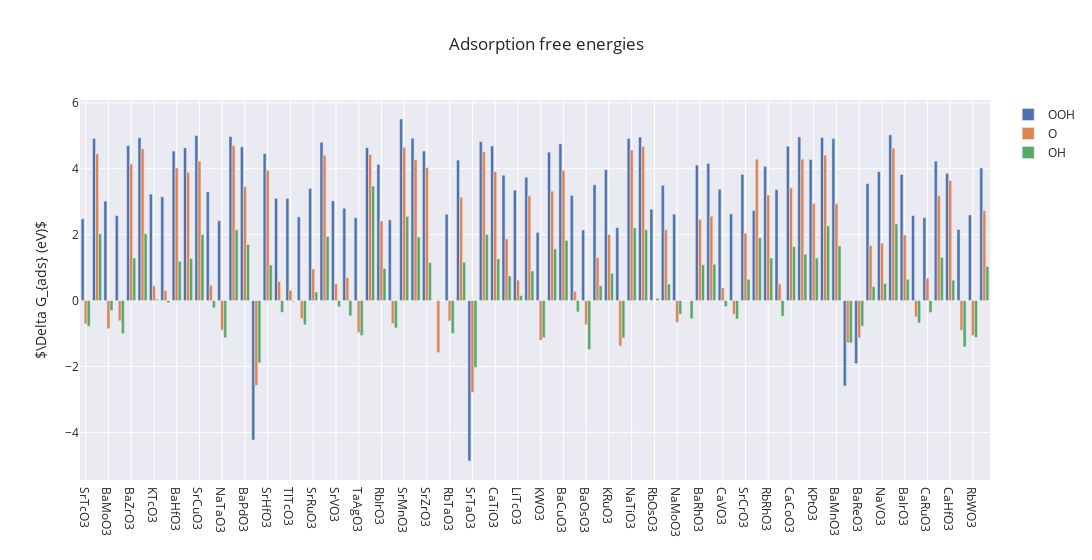

The notebook cell this image was saved under:
### Markdown cell above
<div>
    <a href="https://plotly.com/~gwanyeong/54/?share_key=s9S1IJ2kvrVMvchIT8LMFh" target="_blank" title="Plot 54" style="display: block; text-align: center;"><img src="https://plotly.com/~gwanyeong/54.png?share_key=s9S1IJ2kvrVMvchIT8LMFh" alt="Plot 54" style="max-width: 100%;width: 2000px;"  width="2000" onerror="this.onerror=null;this.src='https://plotly.com/404.png';" /></a>
    <script data-plotly="gwanyeong:54" sharekey-plotly="s9S1IJ2kvrVMvchIT8LMFh" src="https://plotly.com/embed.js" async></script>
</div>

### Code cell
# 막대 그래프 그리기
trace1 = go.Bar(x = df['formula'], y = df['DG_OOH'], name = 'OOH')
trace2 = go.Bar(x = df['formula'], y = df['DG_O'], name = 'O')
trace3 = go.Bar(x = df['formula'], y = df['DG_OH'], name = 'OH')

data = [trace1, trace2, trace3]
layout = go.Layout(title = 'Adsorption free energies',template = 'seaborn', width = 2000, yaxis = {'title':'$\Delta G_{ads} (eV)$'})

fig = go.Figure(data = data, layout = layout)
fig.show()

### Figure 1 — Plotly figure (JSON) as saved in the notebook; plotly's stock layout.template omitted (floating-point values rounded to 4 significant figures)
{"data": [{"name": "OOH", "type": "bar", "x": ["SrTcO3", "BaFeO3", "BaMoO3", "KTaO3", "BaZrO3", "SrFeO3", "KTcO3", "NaTcO3", "BaHfO3", "SrTiO3", "SrCuO3", "KNbO3", "NaTaO3", "BaScO3", "BaPdO3", "BaTaO3", "SrHfO3", "NaOsO3", "TlTcO3", "KReO3", "SrRuO3", "KHfO3", "SrVO3", "KOsO3", "TaAgO3", "SrNiO3", "RbIrO3", "NaReO3", "SrMnO3", "CaFeO3", "SrZrO3", "NaWO3", "RbTaO3", "SrCoO3", "SrTaO3", "KZrO3", "CaTiO3", "NaRuO3", "LiTcO3", "SrPdO3", "KWO3", "KRhO3", "BaCuO3", "RbNbO3", "BaOsO3", "BaRuO3", "KRuO3", "SrMoO3", "NaTiO3", "SrScO3", "RbOsO3", "SrRhO3", "NaMoO3", "SrOsO3", "BaRhO3", "BaPtO3", "CaVO3", "KMoO3", "SrCrO3", "SrAgO3", "RbRhO3", "BaVO3", "CaCoO3", "CaMnO3", "KPtO3", "BaNiO3", "BaMnO3", "SrReO3", "BaReO3", "SrIrO3", "NaVO3", "NaFeO3", "BaIrO3", "RbReO3", "CaRuO3", "RbPdO3", "CaHfO3", "TlWO3", "RbWO3", "RbPtO3"], "y": [2.481, 4.917, 3.019, 2.575, 4.706, 4.94, 3.231, 3.149, 4.537, 4.632, 5.007, 3.298, 2.423, 4.977, 4.665, -4.233, 4.46, 3.103, 3.1, 2.539, 3.406, 4.806, 3.026, 2.802, 2.512, 4.641, 4.135, 2.449, 5.509, 4.926, 4.537, "NaN", 2.619, 4.261, -4.866, 4.825, 4.692, 3.804, 3.351, 3.741, 2.067, 4.504, 4.755, 3.187, 2.141, 3.513, 3.972, 2.216, 4.918, 4.963, 2.772, 3.496, 2.624, "NaN", 4.115, 4.159, 3.376, 2.632, 3.829, 2.733, 4.069, 3.366, 4.683, 4.967, 4.28, 4.943, 4.914, -2.589, -1.913, 3.546, 3.911, 5.028, 3.828, 2.581, 2.514, 4.231, 3.86, 2.157, 2.599, 4.02]}, {"name": "O", "type": "bar", "x": ["SrTcO3", "BaFeO3", "BaMoO3", "KTaO3", "BaZrO3", "SrFeO3", "KTcO3", "NaTcO3", "BaHfO3", "SrTiO3", "SrCuO3", "KNbO3", "NaTaO3", "BaScO3", "BaPdO3", "BaTaO3", "SrHfO3", "NaOsO3", "TlTcO3", "KReO3", "SrRuO3", "KHfO3", "SrVO3", "KOsO3", "TaAgO3", "SrNiO3", "RbIrO3", "NaReO3", "SrMnO3", "CaFeO3", "SrZrO3", "NaWO3", "RbTaO3", "SrCoO3", "SrTaO3", "KZrO3", "CaTiO3", "NaRuO3", "LiTcO3", "SrPdO3", "KWO3", "KRhO3", "BaCuO3", "RbNbO3", "BaOsO3", "BaRuO3", "KRuO3", "SrMoO3", "NaTiO3", "SrScO3", "RbOsO3", "SrRhO3", "NaMoO3", "SrOsO3", "BaRhO3", "BaPtO3", "CaVO3", "KMoO3", "SrCrO3", "SrAgO3", "RbRhO3", "BaVO3", "CaCoO3", "CaMnO3", "KPtO3", "BaNiO3", "BaMnO3", "SrReO3", "BaReO3", "SrIrO3", "NaVO3", "NaFeO3", "BaIrO3", "RbReO3", "CaRuO3", "RbPdO3", "CaHfO3", "TlWO3", "RbWO3", "RbPtO3"], "y": [-0.707, 4.452, -0.853, -0.614, 4.143, 4.606, 0.446, 0.301, 4.023, 3.889, 4.23, 0.465, -0.899, 4.7, 3.455, -2.572, 3.952, 0.577, 0.313, -0.544, 0.96, 4.407, 0.516, 0.699, -0.969, 4.437, 2.415, -0.697, 4.648, 4.277, 4.034, -1.577, -0.617, 3.136, -2.783, 4.516, 3.911, 1.871, 0.621, 3.176, -1.2, 3.321, 3.95, 0.282, -0.728, 1.303, 2.006, -1.375, 4.568, 4.677, "NaN", 2.151, -0.665, "NaN", 2.461, 2.56, 0.389, -0.412, 2.046, 4.29, 3.2, 0.504, 3.425, 4.289, 2.948, 4.41, 2.943, -1.278, -1.129, 1.673, 1.743, 4.625, 1.989, -0.492, 0.68, 3.183, 3.642, -0.904, -1.056, 2.727]}, {"name": "OH", "type": "bar", "x": ["SrTcO3", "BaFeO3", "BaMoO3", "KTaO3", "BaZrO3", "SrFeO3", "KTcO3", "NaTcO3", "BaHfO3", "SrTiO3", "SrCuO3", "KNbO3", "NaTaO3", "BaScO3", "BaPdO3", "BaTaO3", "SrHfO3", "NaOsO3", "TlTcO3", "KReO3", "SrRuO3", "KHfO3", "SrVO3", "KOsO3", "TaAgO3", "SrNiO3", "RbIrO3", "NaReO3", "SrMnO3", "CaFeO3", "SrZrO3", "NaWO3", "RbTaO3", "SrCoO3", "SrTaO3", "KZrO3", "CaTiO3", "NaRuO3", "LiTcO3", "SrPdO3", "KWO3", "KRhO3", "BaCuO3", "RbNbO3", "BaOsO3", "BaRuO3", "KRuO3", "SrMoO3", "NaTiO3", "SrScO3", "RbOsO3", "SrRhO3", "NaMoO3", "SrOsO3", "BaRhO3", "BaPtO3", "CaVO3", "KMoO3", "SrCrO3", "SrAgO3", "RbRhO3", "BaVO3", "CaCoO3", "CaMnO3", "KPtO3", "BaNiO3", "BaMnO3", "SrReO3", "BaReO3", "SrIrO3", "NaVO3", "NaFeO3", "BaIrO3", "RbReO3", "CaRuO3", "RbPdO3", "CaHfO3", "TlWO3", "RbWO3", "RbPtO3"], "y": [-0.782, 2.024, -0.302, -1.001, 1.29, 2.026, 0.04, -0.067, 1.191, 1.276, 2.007, -0.217, -1.129, 2.147, 1.7, -1.886, 1.081, -0.354, -0.031, -0.733, 0.26, 1.946, -0.191, -0.464, -1.056, 3.474, 0.976, -0.831, 2.548, 1.927, 1.151, "NaN", -0.997, 1.163, -2.023, 2.007, 1.263, 0.746, 0.152, 0.899, -1.124, 1.568, 1.821, -0.344, -1.484, 0.446, 0.83, -1.13, 2.205, 2.146, 0.07, 0.499, -0.415, -0.547, 1.086, 1.101, -0.181, -0.558, 0.646, 1.903, 1.29, -0.474, 1.636, 1.408, 1.292, 2.267, 1.655, -1.281, -0.775, 0.424, 0.52, 2.325, 0.646, -0.678, -0.363, 1.313, 0.619, -1.407, -1.115, 1.034]}], "layout": {"title": {"text": "Adsorption free energies"}, "width": 2000, "yaxis": {"title": {"text": "$\\Delta G_{ads} (eV)$"}}}}
